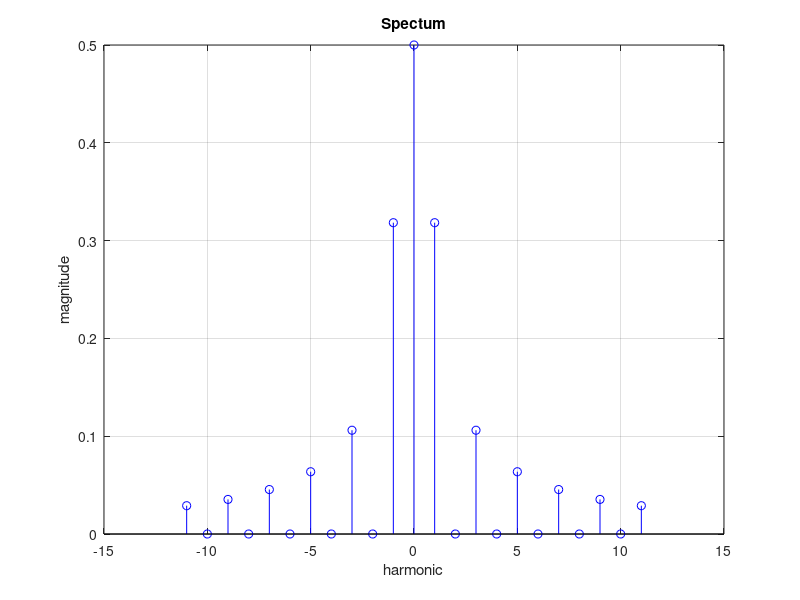
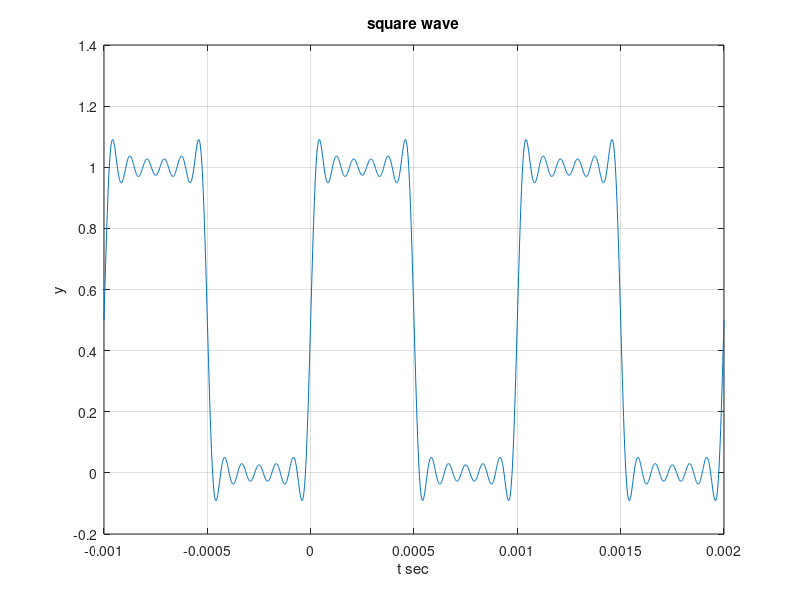

Reproduce these figures in MATLAB, in order.
close all; clc;
M = 11;
m = -M:M;
A = 10;
%square wave
T = 1E-3; 
wo = 2*pi/T;
tp=0.25E-3;
cm = (sin(m*pi/2)./(m*pi)).*(exp(-1j*m*wo*tp));
cm(m == 0) = 0.5;
%plot coefficients
figure(1);
stem(m,abs(cm),'b'); 
grid on; 
xlabel('harmonic'); 
ylabel('magnitude');
title('Spectum'); 


t = -1E-3:2E-3/1000:2E-3; 
%1001 points from 0 sec to 4 sec
y = zeros(size(t));
for i = -M:M
    y = y+cm(m==i)*exp(1j*i*wo*t);
end
figure(2);
plot(t,real(y));
grid on;
xlabel('t sec');
ylabel('y');
title('square wave');